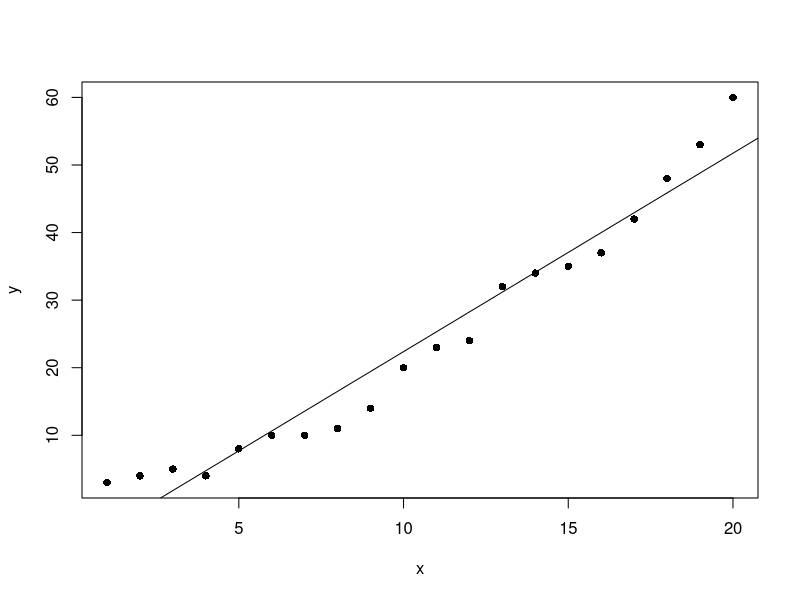

Source code (R): (Note: this script raises an error after producing the figure.)
# free memory
rm(list=ls())
gc()

## To use SVM in R, I just created a random data with two features x and y in excel. 
## I took all the values of x as just a sequence from 1 to 20 and the corresponding values of y as derived using the 
## formula y(t)=y(t-1) + r(-1:9) where r(a,b) generates a random integer between a and b. I took y(1) as 3. 
## The following code in R illustrates a set of sample generated values:

x=c(1,2,3,4,5,6,7,8,9,10,11,12,13,14,15,16,17,18,19,20)
y=c(3,4,5,4,8,10,10,11,14,20,23,24,32,34,35,37,42,48,53,60)

## Create a data frame of the data
train = data.frame(x,y)

# Let's see how our data looks like.
# Plot the dataset
plot(train, pch=16)


## Linear Regression
model <- lm(y ~ x, train)

# Plot the model using abline
abline(model)

#######   SVM  #########
## The use SVM in R, we have a package e1701. The package is not preinstalled, hence one needs to run the line
## 'install.packages("e1701")' to install the package and then import the package contents using the library
## command. The syntax of SVM package is quite similar to linar regression. We use SVM functin here.
install.packages("/home/otluix/Downloads/e1071_1.6-8.tar.gz", dep = TRUE)
library(e1071)

## Fit a model. The function syntax is very similar tolm  funtion
model_svm <- svm(y ~ x, train)

## Use the predictions on the data
pred <- predict(model_svm, train)

## Plot the predictions and the plot to see our model fit
points(train$x, pred, col = "blue", pch = 4)

## The points the actual values much more closely than the ablice.
## Can we verify and directly calculate rmse
## Linear model has a residuals part which we can extract and directly calculate rmse
error <- model$residuals

lm_error <- sqrt(mean(error^2)) 
lm_error ## 3.832974

## For SVM, we have to manually calculate the difference between actual values (train$y) with our predictions (pred)
error_2 <- train$y - pred
svm_error <- sqrt(mean(error_2^2))
svm_error ## 2.696281

## In this case, the rmse for linear model is ~3.83 whereas our SVM model has a lower error of ~2.7.
## A straightforward (HONESTAMENTE) implementation of SVM has an accuracy higher than the linear regression model.
## However, the SVM model goes far beyond that. We can further improve our SVM model and tune it so that the error
## is even lower. We will now deeper into the SVM function and the tune function. We can specify the values for the
## cost parameter and epsilon which is 0.1 by default. A simple way is to try for each value of epsilon between 0 and 1
## (I will steps of 0.01) and similarly try for cost function from 4 to 2^9 (I will take exponential steps of 2 here).
## I am taking 101 values of epsilon and 8 values of cost funtion. I will thus be testing 808 models and see which ones
## perfoms best. The code may take a short while to run all the models and find best version.
## The corresponding code will be
svn_tune <- tune(svm, y ~ x, data = train, ranges = list(epsilon = seq(0, 1, 0.01), cost = 2^(2:9)))
print(svn_tune)

#Parameter tuning of ‘svm’:
#  
#  - sampling method: 10-fold cross validation 
#
#  - best parameters:
#  epsilon cost
#  0    8
#
#  - best performance: 2.546324 
## This best performance denotes the MSE. The corresponding RMSE is 1.602951 which is square root of MSE
## An advantage of tuning in R is that it lets us extract the best function directly.
## We don't have to do anything and just extract the best function from the svm_tune.
## We can now see the improvement in our model calculating its RMSE error using the following code

## The best model
best_mod <- svn_tune$best.model
best_mod_pred <- predict(best_mod, train)

error_best_mod <- train$y - best_mod_pred

## this value can be different on your computer
## because the tune method randomly shuffles the data
best_mod_RMSE <- sqrt(mean(error_best_mod^2))
best_mod_RMSE ## 1.159186

## This tuning method is known as grid search. R runs all various models with all the possible values of epsilon
## and cost funtion in the specified range and gives us the model which has the lowes error.
## We can also plot our tuning model to see the performance of all the models together

plot(svn_tune)

## This plot shows the performance of various models using color coding. 
## Darker regions imply better accuracy. The use of this plot is to determine the possible range where we can 
## narrow down our search to and try further tuning if required. 
## For instance, this plot shows that I can run tuning for epsilon in the new range of 0 to 0.2 and while 
## I’m at it, I can move in even lower steps (say 0.002) but going further may lead to overfitting so I can stop at this point. 
## From this model, we have improved on our initial error of 2.69 and come as close as 1.29 which is about half of our original error in SVM. 
## We have come very far in our model accuracy. Let’s see how the best model looks like when plotted.

plot(train, pch = 16) ## 
points(train$x, best_mod_pred, col = "blue", pch = 4) 

## Visually, the points predicted by our tuned model almost follow the data. This is the power os SVM and are just seeing this for data with two features.
## Imagine the abilities of the model with more number of complex features!!

## Summary

## SVM is a powerful technique and especially useful for data whose distribution is unknown (also known as non-regulatity in data).
## Because the example consedered here consisted of only two features, the SVM fitted by R is also known as linear SVM. 
## SVM is powered by a kernel for daling with various kinds of data and its kernel can also be set durin model tuning.
## Some such examples include gaussian and radial. Hence, SVM can also be used for non-linear data and does not require any assumptions about its functional form.
## Because we separate data with the maximum possible margin, the model becomes very robust and can deal with incongruencies such as noisy test data or biased train data.
## We can also interpret the results produced by SVM through visualization. A common disadvantage with SVM is associated with its tuning.
## The level of accuracy in predicting over the training data has to be defined in our data. Because our example was custom generated data, we went ahead and tried 
## 

